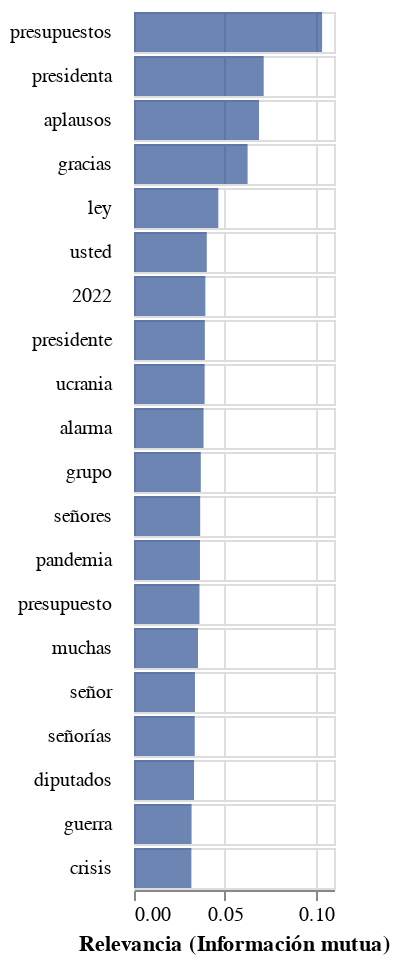

The notebook cell this image was saved under:
### Code cell
chart_mi_fecha = base_fecha.encode(
    alt.X('mean(mi_fecha):Q',
         title='Relevancia (Información mutua)'),      
).mark_bar(
    color="#0d347f",
    opacity=0.6,
    height=20
).properties(height=20, width=100)

chart_mi_fecha

### Figure 1 — Vega-Lite specification as saved in the notebook (floating-point values rounded to 4 significant figures; data arrays with more than 128 entries replaced by an {"elided": "..."} marker saying what was removed)
{"config": {"view": {"continuousWidth": 300, "continuousHeight": 300}}, "data": {"name": "data-b7eee5a4d63cac2de279873f8a0eb184"}, "mark": {"type": "bar", "color": "#0d347f", "height": 20, "opacity": 0.6}, "encoding": {"row": {"field": "term", "header": {"labelAlign": "left", "labelAngle": 0, "labelOrient": "left"}, "sort": {"field": "mi_fecha", "op": "mean", "order": "descending"}, "spacing": 0, "title": "", "type": "nominal"}, "x": {"aggregate": "mean", "field": "mi_fecha", "title": "Relevancia (Información mutua)", "type": "quantitative"}}, "height": 20, "width": 100, "$schema": "https://vega.github.io/schema/vega-lite/v5.8.0.json", "datasets": {"data-b7eee5a4d63cac2de279873f8a0eb184": {"elided": "780 records"}}}
